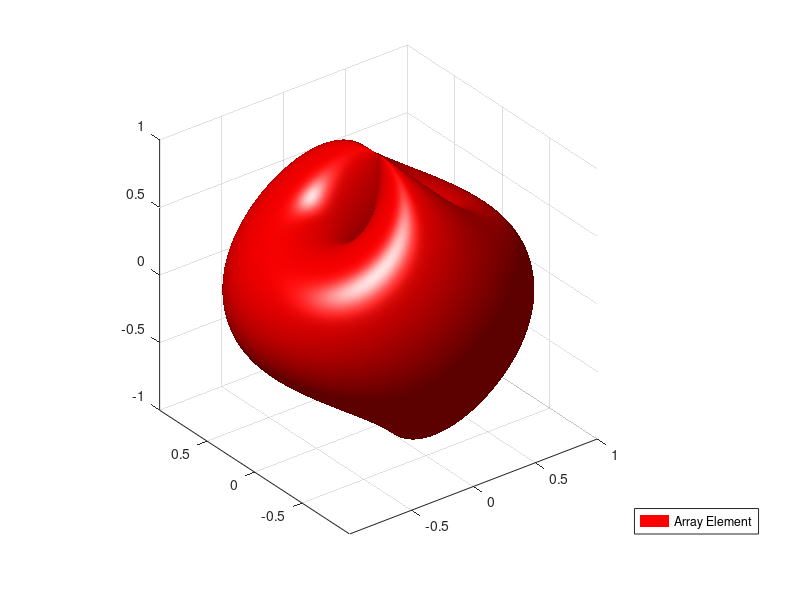
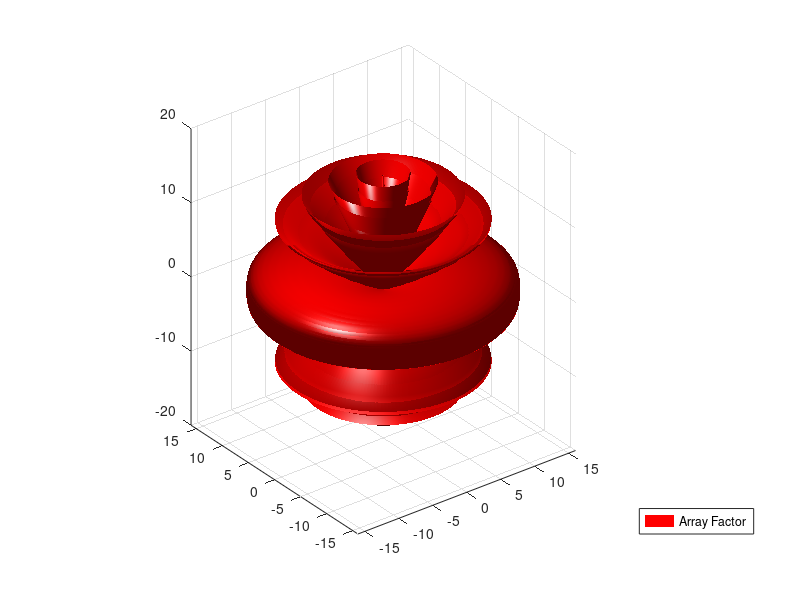
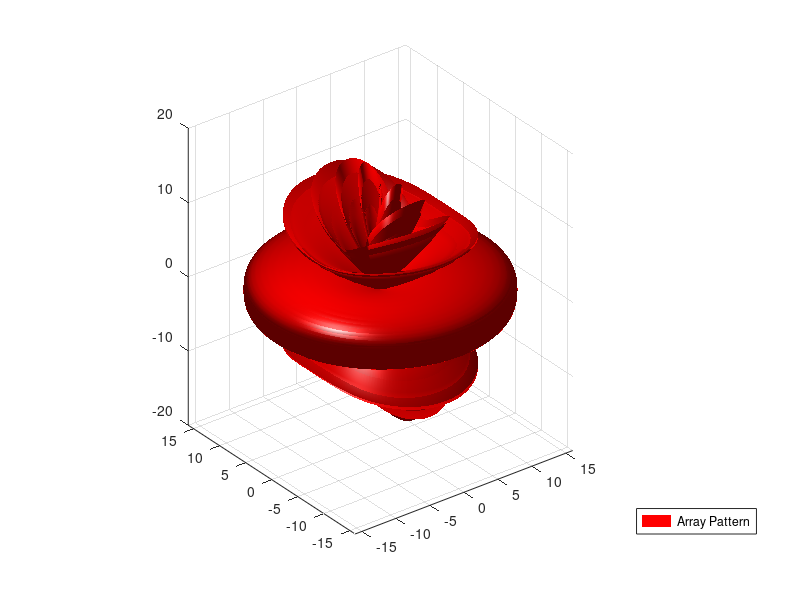

Write the MATLAB code that produced these figures, in order.
%% MATLAB code for Binomial Array in 3D
% Version 1.0


%% Pre-initialisation
clear;
clc;
close all;

%% Accepting inputs

N =  input('\nEnter the number of Elements::(eg., 5,6,7,etc)->');
d =  input('\nEnter the distance between the elements::(eg.,0.4,0.5,etc)->');

tic;

k =  2*pi;
beta =   0;

[theta phi]=meshgrid(linspace(0,2*pi,180));

%% Calculating Array element(AE) and Array Factor(AF)

psi =  (k.*d.*cos(theta))  + beta;

AF  =  (1+exp(1j.*(psi))).^(N-1);
AF  =   AF - min(min(AF));

AE = sqrt(1- ((sin(theta).^2).*(cos(phi).^2)));

%% Calculating Array Pattern(AP)

% Array Pattern is calculated as follows,
%
% Array Pattern = ArrayFactor * ArrayElement

AP = AF .* AE;

toc;

%% Plotting results

[x1,y1,z1] = sph2cart(phi,theta,abs(AE));

surf(x1,y1,z1,'FaceLighting','phong',...
    'LineStyle','none',...
    'FaceColor',[1 0 0]);

legend('Array Element','Location','SouthEastOutside')

light('Style','local',...
    'Position',[-10.162701816704 -0.924193626363743 14.9951905283833]);

axis image

figure

[x2,y2,z2] = sph2cart(phi,theta,abs(AF));

surf(x2,y2,z2,'FaceLighting','phong',...
    'LineStyle','none',...
    'FaceColor',[1 0 0]);

light('Style','local',...
    'Position',[-10.162701816704 -0.924193626363743 14.9951905283833]);

legend('Array Factor','Location','SouthEastOutside')

axis image

figure

[x3,y3,z3] = sph2cart(phi,theta,abs(AP));

surf(x3,y3,z3,'FaceLighting','phong',...
    'LineStyle','none',...
    'FaceColor',[1 0 0]);

light('Style','local',...
    'Position',[-10.162701816704 -0.924193626363743 14.9951905283833]);

legend('Array Pattern','Location','SouthEastOutside')

axis image
